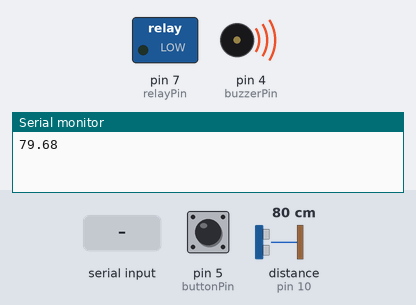
The sketch below on a simulated Arduino Uno, built with avr-gcc and run on an emulated ATmega328P. On the bench: switched loads named in the sketch (green lamp = pin HIGH), buzzer (waves = sounding), the last lines printed to the serial monitor. Wiring (inferred from the names in the program): ultrasonic range finder: trigger pin 9; echo pin 10. The test bench sets the inputs (shaded band); at power-on: pin 5 (buttonPin) LOW, distance to the obstacle (sensor on pin 10) 80 cm. The echo pulse lasts 58.3 µs per cm; pins used as bus, display or sensor lines are not drawn.

Above: at 1.2 s.
1.3 s: "90,45\n" received over Serial
At 3.2 s:
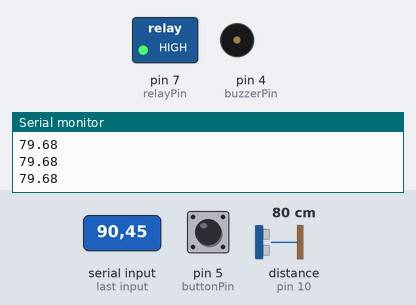
3.5 s: "0\n" received over Serial
At 4.9 s:
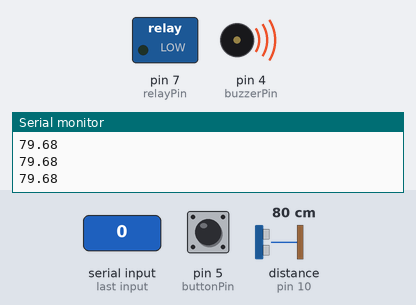
5.5 s: "30,150\n" received over Serial
At 6.5 s:
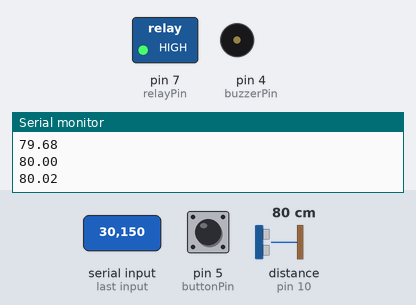
Timing chart, 0 to 8.5 s (numbered marks = the images above; inputs shaded):
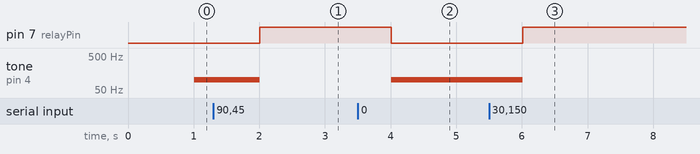

The sketch:

waterpump.ino
```cpp
// Arduino 4 (Output System)


// Ultrasonic sensor pins
const int trigPin = 9;
const int echoPin = 10;

const int relayPin = 7;

const int buzzerPin = 4;

unsigned long lastUltrasonicCheck = 0;


//Button pin
const int buttonPin = 5;
int lastButtonReading = LOW;
int buttonState = LOW;
unsigned long lastDebounceTime = 0;
const unsigned long debounceDelay = 50;
unsigned long lastPressTime = 0;
int state = 0;
int buzzTone = 300;

float soilValue;


// If under 30 it is dry
int dryThreshold = 30;


// Ultrasonic reading
float distance, duration;
float isFar = 12;


String incomingData;

void setup() {
  Serial.begin(9600);

  pinMode(trigPin, OUTPUT);
  pinMode(echoPin, INPUT);

  pinMode(relayPin, OUTPUT);
  digitalWrite(relayPin, LOW);

  pinMode(buzzerPin, OUTPUT);
  digitalWrite(buzzerPin, LOW);

  pinMode(buttonPin, INPUT);
}

unsigned long prevMillis, currMillis;


void loop() {
  currMillis = millis();

  if (Serial.available()) {
    String line = Serial.readStringUntil('\n');
    float newSoilValue = line.toFloat();

    if (newSoilValue > 0 || line.startsWith("0")) {
      soilValue = newSoilValue;

    }
  }

  int currentButtonReading = digitalRead(buttonPin);
  if (currentButtonReading != lastButtonReading){
    lastDebounceTime = millis();
  }


  if ((millis() - lastDebounceTime) > debounceDelay) {

    if (currentButtonReading != buttonState) {
      buttonState = currentButtonReading;
      if (buttonState == LOW){
        if (state == 0){
          state = 1;
        }
        else {
          state = 0;
        }
      }
    }
  }

  lastButtonReading = currentButtonReading;


  if (currMillis - prevMillis > 1000){
    prevMillis = millis();

    //Check distance and send it
    digitalWrite(trigPin, LOW);
    digitalWrite(trigPin, HIGH);
    digitalWrite(trigPin, LOW);

    duration = pulseIn(echoPin, HIGH);
    distance = (duration*.0343)/2;
    Serial.println(distance);

    //If the soil is wet we dont pump water
    if (soilValue >= dryThreshold){
      digitalWrite(relayPin, HIGH);
      noTone(buzzerPin);
    }

    //else pump water and play sound
    else {
      digitalWrite(relayPin,LOW);
      if (state == 0){
        tone(buzzerPin, 100);
      }
      else {
        tone(buzzerPin, 500);
      }
    }
  }
}
```

Measured:
- after the input at 1.3 s, pin 7 (relayPin): LOW → HIGH after 0.71 s; tone on pin 4 (buzzerPin): 100 Hz → silent after 0.71 s
- after the input at 3.5 s, pin 7 (relayPin): HIGH → LOW after 0.51 s; tone on pin 4 (buzzerPin): silent → 100 Hz after 0.51 s
- after the input at 5.5 s, pin 7 (relayPin): LOW → HIGH after 0.51 s; tone on pin 4 (buzzerPin): 100 Hz → silent after 0.51 s
